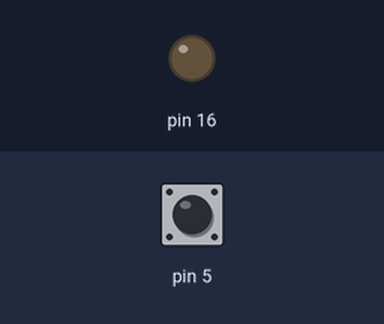
A sketch run on a simulated Arduino Uno, built with avr-gcc and run on an emulated ATmega328P. On the bench: output pins drawn as LEDs (lit = HIGH). Inputs (shaded band) come from the test bench; at power-on: pin 5 HIGH.

Above: at 1.2 s.
1.3 s: pin 5 pulled LOW for 0.15 s
At 1.37 s:
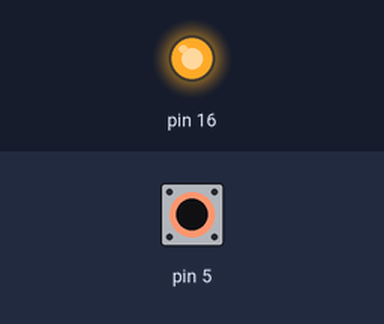
2.9 s: pin 5 pulled LOW for 3.2 s
At 7.5 s:
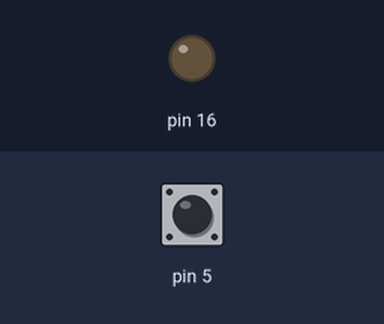
Timing chart, 0 to 9.0 s (numbered marks = the images above; inputs shaded):
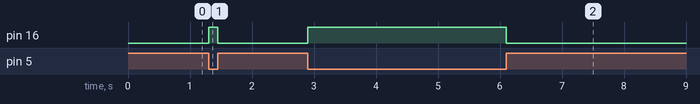

The sketch:

ch2_2_2.ino
```cpp
//Generated Date: Wed, 26 Jun 2024 01:56:24 GMT


void setup()
{

  pinMode(5, INPUT_PULLUP);
}

void loop()
{
  if ((digitalRead(5)) == 0) {
    pinMode(16, OUTPUT);
    digitalWrite(16, HIGH);
  } else {
    pinMode(16, OUTPUT);
    digitalWrite(16, LOW);
  }
}
```

Measured:
- after the input at 1.3 s, pin 16: LOW → HIGH at once, → LOW 0.15 s later
- after the input at 2.9 s, pin 16: LOW → HIGH at once, → LOW 3.2 s later
